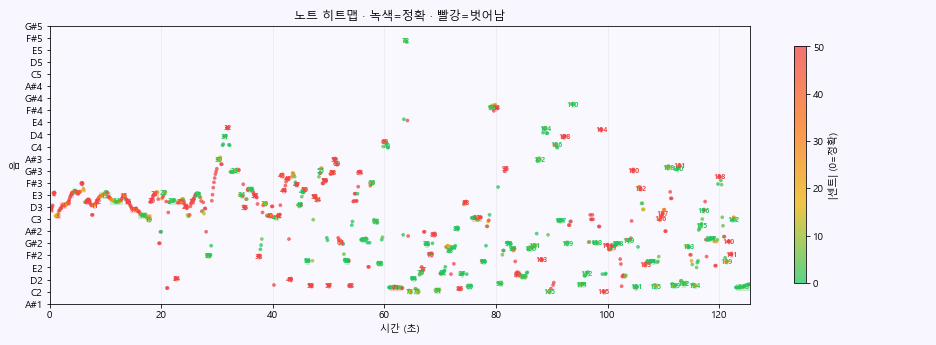

Write the Python code that produced this figure.
"""노트 단위 피치 히트맵 — Simply Sing / Yousician 스타일."""

from __future__ import annotations

from pathlib import Path

import librosa
import matplotlib.pyplot as plt
import numpy as np
from matplotlib.colors import LinearSegmentedColormap
from matplotlib.patches import Rectangle

from ui.runtime_env import configure_matplotlib

configure_matplotlib()


def _segments_to_dicts(segments) -> list[dict]:
    out = []
    for s in segments or []:
        out.append(
            {
                "start_sec": s.start_sec,
                "end_sec": s.end_sec,
                "midi_median": s.midi_median,
                "mean_cents_error": s.mean_cents_error,
                "hit": s.hit,
            }
        )
    return out


def plot_note_heatmap(
    times: np.ndarray,
    f0: np.ndarray,
    cents_ref: np.ndarray,
    note_segments: list,
    *,
    title: str = "노트 히트맵",
    save_path: Path | None = None,
    dpi: int = 120,
) -> None:
    """노트 구간 + 프레임 센트 오차를 피아노롤 형태로 표시."""
    voiced = np.isfinite(f0) & (f0 > 0) & np.isfinite(cents_ref)
    if not np.any(voiced) and not note_segments:
        return

    fig, ax = plt.subplots(figsize=(13, 4.8))
    fig.patch.set_facecolor("#f8f6ff")
    ax.set_facecolor("#faf8ff")

    cmap = LinearSegmentedColormap.from_list(
        "vc_pitch",
        ["#22c55e", "#eab308", "#f97316", "#ef4444"],
    )

    if np.any(voiced):
        midi = librosa.hz_to_midi(f0[voiced])
        t_v = times[voiced]
        abs_c = np.clip(np.abs(cents_ref[voiced]), 0, 80)
        sc = ax.scatter(
            t_v,
            midi,
            c=abs_c,
            cmap=cmap,
            vmin=0,
            vmax=50,
            s=14,
            alpha=0.75,
            linewidths=0,
            zorder=2,
        )
        plt.colorbar(sc, ax=ax, label="|센트| (0=정확)", shrink=0.85)

    for seg in note_segments or []:
        if hasattr(seg, "start_sec"):
            t0, t1 = seg.start_sec, seg.end_sec
            midi_n = seg.midi_median
            err = seg.mean_cents_error
            hit = seg.hit
        else:
            t0, t1 = seg["start_sec"], seg["end_sec"]
            midi_n = seg["midi_median"]
            err = seg["mean_cents_error"]
            hit = seg.get("hit", False)
        color = "#22c55e" if hit else ("#f97316" if err < 35 else "#ef4444")
        ax.add_patch(
            Rectangle(
                (t0, midi_n - 0.45),
                max(0.05, t1 - t0),
                0.9,
                linewidth=1.2,
                edgecolor=color,
                facecolor=color,
                alpha=0.18,
                zorder=1,
            )
        )

    if np.any(voiced):
        midi_v = librosa.hz_to_midi(f0[voiced])
        lo = float(np.floor(np.min(midi_v) - 2))
        hi = float(np.ceil(np.max(midi_v) + 2))
    elif note_segments:
        mids = [
            (s.midi_median if hasattr(s, "midi_median") else s["midi_median"])
            for s in note_segments
        ]
        lo, hi = min(mids) - 2, max(mids) + 2
    else:
        lo, hi = 48, 72

    ax.set_ylim(lo, hi)
    if len(times) > 0:
        ax.set_xlim(float(np.min(times)), float(np.max(times)))

    yticks = np.arange(int(lo), int(hi) + 1, 2)
    ax.set_yticks(yticks)
    ax.set_yticklabels([librosa.midi_to_note(int(n), unicode=False) for n in yticks])
    ax.set_xlabel("시간 (초)")
    ax.set_ylabel("음")
    ax.set_title(title)
    ax.grid(True, alpha=0.2, axis="x")

    fig.tight_layout()
    if save_path:
        save_path = Path(save_path)
        save_path.parent.mkdir(parents=True, exist_ok=True)
        fig.savefig(save_path, dpi=dpi, facecolor=fig.get_facecolor())
    if plt.get_backend().lower() == "agg":
        plt.close(fig)
    else:
        plt.show()


def plot_note_heatmap_from_report(report, save_path: Path | None = None, *, dpi: int = 120) -> None:
    """CurriculumReport → 히트맵 PNG."""
    from analysis import cents_vs_reference

    if report.f0.size == 0 or report.times.size == 0:
        return
    cents_ref = cents_vs_reference(report.f0, report.f0_reference)
    segs = getattr(report, "note_segments", None) or []
    plot_note_heatmap(
        report.times,
        report.f0,
        cents_ref,
        segs,
        title="노트 히트맵 · 녹색=정확 · 빨강=벗어남",
        save_path=save_path,
        dpi=dpi,
    )
